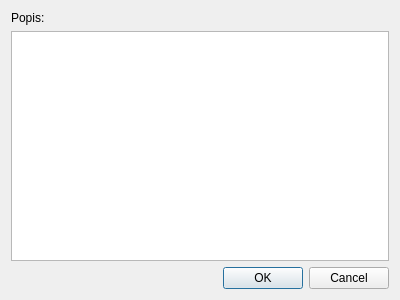
<?xml version="1.0" encoding="UTF-8"?>
<ui version="4.0">
 <class>Dialog</class>
 <widget class="QDialog" name="Dialog">
  <property name="geometry">
   <rect>
    <x>0</x>
    <y>0</y>
    <width>400</width>
    <height>300</height>
   </rect>
  </property>
  <property name="windowTitle">
   <string>Dialog</string>
  </property>
  <property name="modal">
   <bool>true</bool>
  </property>
  <layout class="QVBoxLayout" name="verticalLayout">
   <item>
    <widget class="QLabel" name="mainLabel">
     <property name="text">
      <string>Popis:</string>
     </property>
    </widget>
   </item>
   <item>
    <widget class="QTextEdit" name="textEdit"/>
   </item>
   <item>
    <widget class="QDialogButtonBox" name="buttonBox">
     <property name="orientation">
      <enum>Qt::Orientation::Horizontal</enum>
     </property>
     <property name="standardButtons">
      <set>QDialogButtonBox::StandardButton::Cancel|QDialogButtonBox::StandardButton::Ok</set>
     </property>
    </widget>
   </item>
  </layout>
 </widget>
 <resources/>
 <connections>
  <connection>
   <sender>buttonBox</sender>
   <signal>accepted()</signal>
   <receiver>Dialog</receiver>
   <slot>accept()</slot>
   <hints>
    <hint type="sourcelabel">
     <x>248</x>
     <y>254</y>
    </hint>
    <hint type="destinationlabel">
     <x>157</x>
     <y>274</y>
    </hint>
   </hints>
  </connection>
  <connection>
   <sender>buttonBox</sender>
   <signal>rejected()</signal>
   <receiver>Dialog</receiver>
   <slot>reject()</slot>
   <hints>
    <hint type="sourcelabel">
     <x>316</x>
     <y>260</y>
    </hint>
    <hint type="destinationlabel">
     <x>286</x>
     <y>274</y>
    </hint>
   </hints>
  </connection>
 </connections>
</ui>
